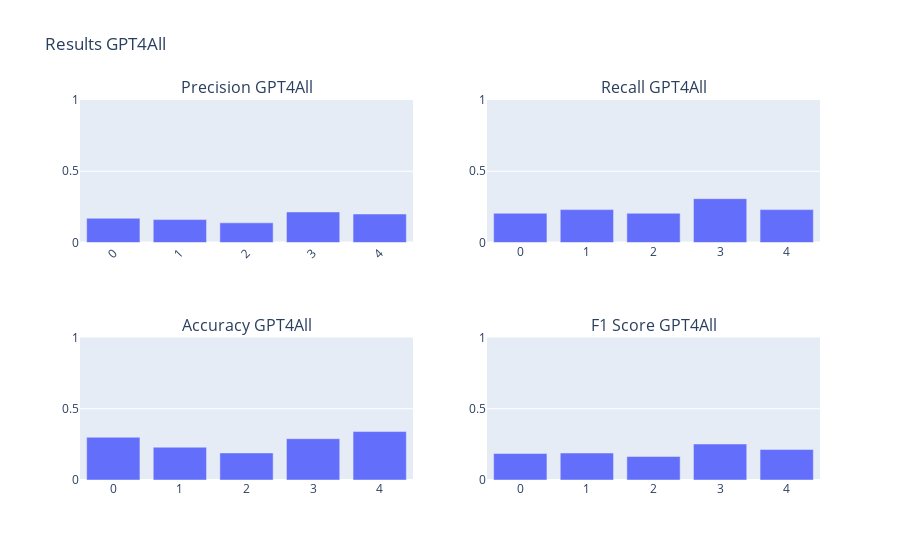

Here is the notebook cell this chart was saved with:
### Markdown cell above
### Medium Difficulty

### Code cell
folder = "data/results/gpt4all/curated"
files = get_json_files(folder)

results_cg = calculate_results(files, folder, model_name="GPT4All")
create_chart(results_cg)

### Figure 1 — Plotly figure (JSON) as saved in the notebook; plotly's stock layout.template omitted (floating-point values rounded to 4 significant figures)
{"data": [{"alignmentgroup": "True", "hovertemplate": "Index=%{x}<br>Accuracy=%{y}<extra></extra>", "legendgroup": "", "marker": {"color": "#636efa", "pattern": {"shape": ""}}, "name": "", "offsetgroup": "", "orientation": "v", "showlegend": false, "textposition": "auto", "type": "bar", "x": ["0", "1", "2", "3", "4"], "xaxis": "x3", "y": [0.3, 0.23, 0.19, 0.29, 0.34], "yaxis": "y3"}, {"alignmentgroup": "True", "hovertemplate": "Index=%{x}<br>Precision=%{y}<extra></extra>", "legendgroup": "", "marker": {"color": "#636efa", "pattern": {"shape": ""}}, "name": "", "offsetgroup": "", "orientation": "v", "showlegend": false, "textposition": "auto", "type": "bar", "x": ["0", "1", "2", "3", "4"], "xaxis": "x", "y": [0.1702, 0.1607, 0.1379, 0.2143, 0.2], "yaxis": "y"}, {"alignmentgroup": "True", "hovertemplate": "Index=%{x}<br>Recall=%{y}<extra></extra>", "legendgroup": "", "marker": {"color": "#636efa", "pattern": {"shape": ""}}, "name": "", "offsetgroup": "", "orientation": "v", "showlegend": false, "textposition": "auto", "type": "bar", "x": ["0", "1", "2", "3", "4"], "xaxis": "x2", "y": [0.2051, 0.2308, 0.2051, 0.3077, 0.2308], "yaxis": "y2"}, {"alignmentgroup": "True", "hovertemplate": "Index=%{x}<br>F1 Score=%{y}<extra></extra>", "legendgroup": "", "marker": {"color": "#636efa", "pattern": {"shape": ""}}, "name": "", "offsetgroup": "", "orientation": "v", "showlegend": false, "textposition": "auto", "type": "bar", "x": ["0", "1", "2", "3", "4"], "xaxis": "x4", "y": [0.186, 0.1895, 0.1649, 0.2526, 0.2143], "yaxis": "y4"}], "layout": {"annotations": [{"font": {"size": 16}, "showarrow": false, "text": "Precision GPT4All", "x": 0.225, "xanchor": "center", "xref": "paper", "y": 1, "yanchor": "bottom", "yref": "paper"}, {"font": {"size": 16}, "showarrow": false, "text": "Recall GPT4All", "x": 0.775, "xanchor": "center", "xref": "paper", "y": 1, "yanchor": "bottom", "yref": "paper"}, {"font": {"size": 16}, "showarrow": false, "text": "Accuracy GPT4All", "x": 0.225, "xanchor": "center", "xref": "paper", "y": 0.375, "yanchor": "bottom", "yref": "paper"}, {"font": {"size": 16}, "showarrow": false, "text": "F1 Score GPT4All", "x": 0.775, "xanchor": "center", "xref": "paper", "y": 0.375, "yanchor": "bottom", "yref": "paper"}], "title": {"text": "Results GPT4All"}, "xaxis": {"anchor": "y", "domain": [0, 0.45], "tickangle": -45}, "xaxis2": {"anchor": "y2", "domain": [0.55, 1]}, "xaxis3": {"anchor": "y3", "domain": [0, 0.45]}, "xaxis4": {"anchor": "y4", "domain": [0.55, 1]}, "yaxis": {"anchor": "x", "domain": [0.625, 1], "range": [0, 1]}, "yaxis2": {"anchor": "x2", "domain": [0.625, 1], "range": [0, 1]}, "yaxis3": {"anchor": "x3", "domain": [0, 0.375], "range": [0, 1]}, "yaxis4": {"anchor": "x4", "domain": [0, 0.375], "range": [0, 1]}}}
